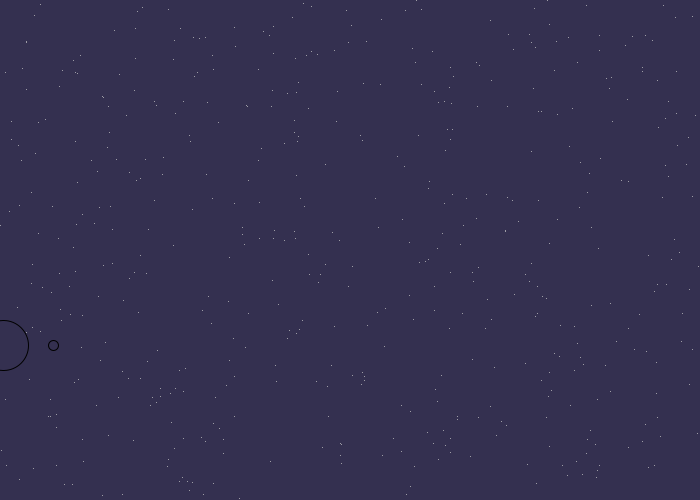
Frame 1 (no input)
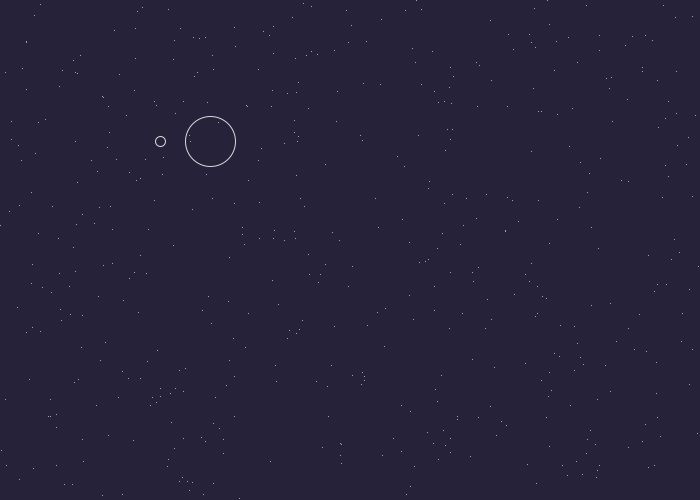
Frame 60 (the mouse pressed at the canvas centre just before this capture)
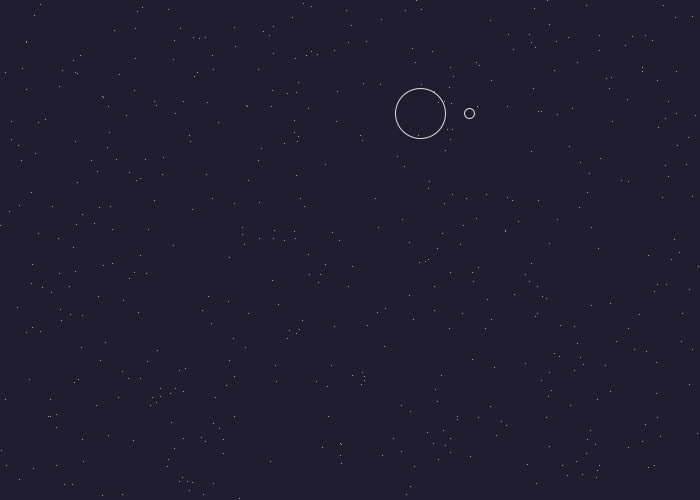
Frame 120 (the mouse held since frame 60 and released just before this capture)

The Processing sketch that drew these frames (run headless with seeded random() and noise(); from frame 60 on, the mouse is pressed at the canvas centre):

// Processing sketch: introscopia
// ── introscopia.pde
int qtde = 500, l = 25;
float[][] star = new float[qtde][2];
float teta = 0;
boolean over = false;

PVector pos = new PVector(0, 350), g = new PVector(0, 0.05), vel = new PVector(3.5, -5);

void setup() {
  size(700, 500);
  colorMode(HSB, 255);

  for (int i = 0; i < qtde; i++) {
    star[i][0] = random(width);
    star[i][1] = random(height);
  }
}
void draw() {

  color c = color(175, 100, (pos.x <= width/2)?int(map(pos.x, 0, width, 80, 5)):int(map(pos.x, 0, width, 5, 80)));
  background(c);

  vel.add(g);
  pos.add(vel);

  if (over) {
    fill(c);
    ellipse(pos.x, pos.y, 2*l, 2*l);
    stroke((pos.x < width/2)?int(map(pos.x, 0, width, 200, 255)):int(map(pos.x, 0, width, 255, 200)));
    for (int i = 0; i < qtde; i++) point(star[i][0], star[i][1]);
    translate(pos.x, pos.y); 
    noFill();
    ellipse(2*l*cos(teta), 0, 10, 10);

    teta -= PI/60f;
  } else {
    pushMatrix();
    noFill();
    translate(pos.x, pos.y);
    ellipse(2*l*cos(teta), 0, 10, 10);
    popMatrix();
    fill(c);
    ellipse(pos.x, pos.y, 2*l, 2*l);
    stroke((pos.x < width/2)?int(map(pos.x, 0, width, 200, 255)):int(map(pos.x, 0, width, 255, 200)));
    for (int i = 0; i < qtde; i++) point(star[i][0], star[i][1]);
    teta += PI/60f;
  }
  if (teta > PI) {
    over = true;
  } else if (teta < 0) {
    over = false;
  }

  if (pos.x > width) {  
    vel.set(3.5, -5);
    pos.set(0, height - 150);
  }
}
